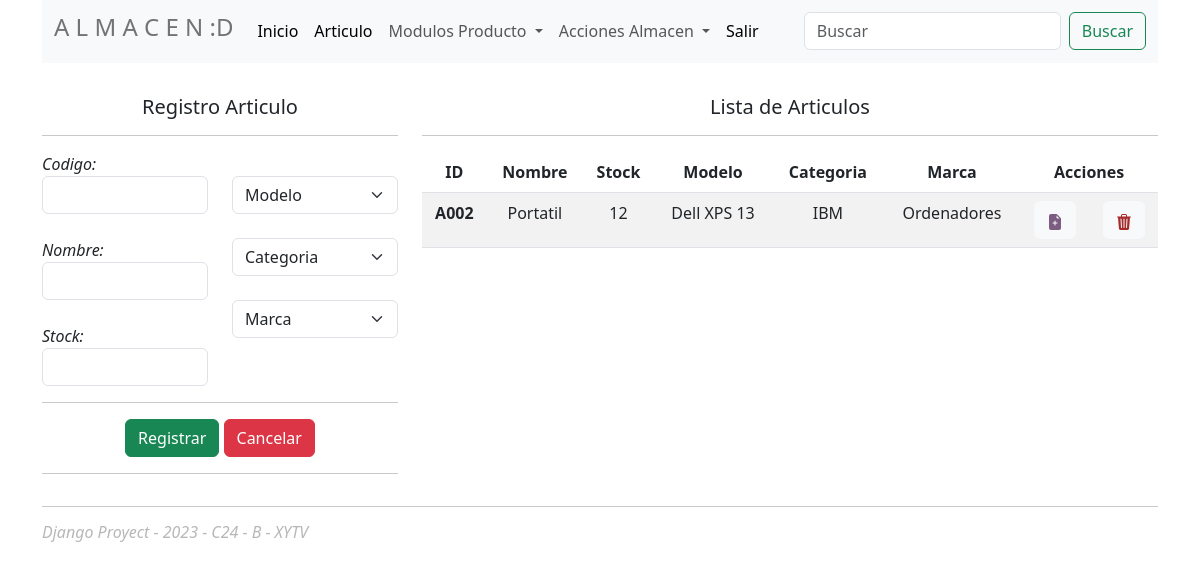
The app's page /articulo, older data.
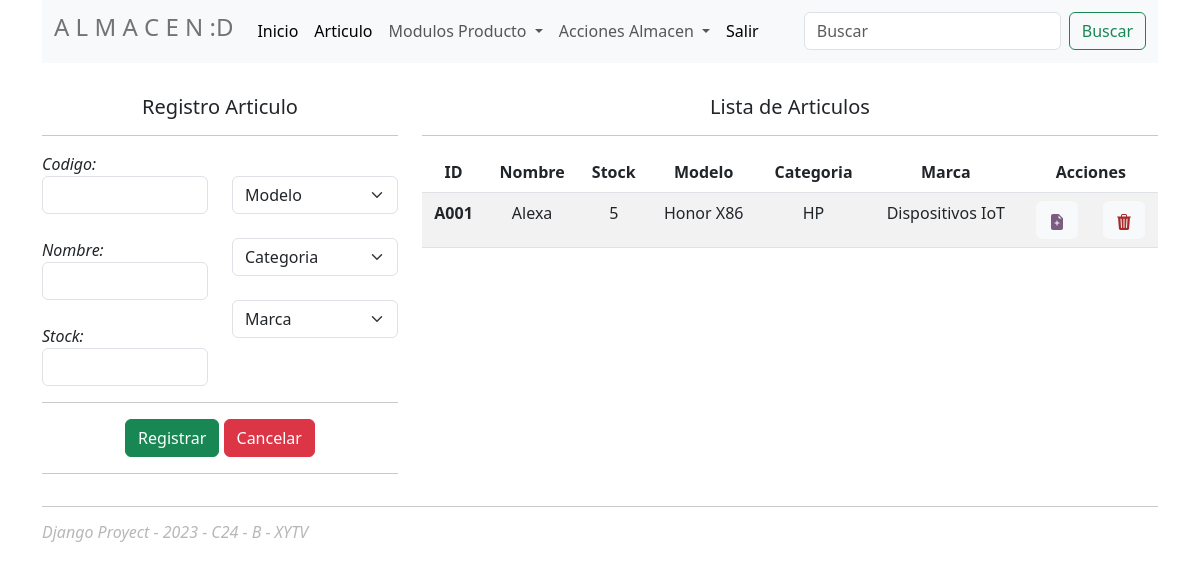
The same page, newer data.
### Almacen/models.py (models this page shows, shortened)
class Articulo(models.Model):
    codigo=models.CharField(primary_key=True, max_length=6)
    nombre=models.CharField(max_length=60)
    stock=models.IntegerField()
    codigo_Modelo = models.ForeignKey(Modelo, on_delete=models.CASCADE)
    codigo_Marca = models.ForeignKey(Marca, on_delete=models.CASCADE)
    codigo_Categoria=models.ForeignKey(Categoria, on_delete=models.CASCADE)

class Modelo(models.Model):
    codigo=models.CharField(primary_key=True, max_length=6)
    nombre=models.CharField(max_length=60)

class Marca(models.Model):
    codigo=models.CharField(primary_key=True, max_length=6)
    nombre=models.CharField(max_length=60)

class Categoria(models.Model):
    codigo=models.CharField(primary_key=True, max_length=6)
    nombre=models.CharField(max_length=60)
    descripcion=models.CharField(max_length=500)

### Almacen/views.py (the view)
# urls.py: path('articulo',views.articulo,name='articulo'),
def articulo(request):
    articulos = Articulo.objects.all()
    modelos = Modelo.objects.all()
    marcas = Marca.objects.all()
    categorias = Categoria.objects.all()
    context = {"articulos":articulos,"modelos":modelos,"marcas":marcas,"categorias":categorias}
    return render(request, template_gestion_articulo,context)

### Almacen/templates/articulo/GestionArticulo.html (shortened to what this page needs)
{% extends 'base/index.html' %}
{% block content %}
<div class="row pt-3">
    <div class="col-4 pt-3">
        <h5 class=" text-center">Registro Articulo</h5>
        <hr>
        <form action="/articulo/registrararticulo" method="post">
            <div class="row">
                <div class="col">
                    <div>
                        <label><em>Codigo:</em></label>
                        <input type="text" name="txtCodigo" class="form-control">
                    </div><br>
                    <div>
                        <label><em>Nombre:</em></label>
                        <input type="text" name="txtNombre" class="form-control">
                    </div><br>
                    <div>
                        <label><em>Stock:</em></label>
                        <input type="number" name="txtStock" class="form-control">
                    </div>
                </div>
                <div class="col">
                    <br>
                    <div>
                        <select class="form-select" aria-label="Default select example" name="txtModelo">
                            <option selected>Modelo</option>
                          </select>
                    </div><br>
                    <div>
                        <select class="form-select" aria-label="Default select example" name="txtCategoria">
                            <option selected>Categoria</option>
                          </select>
                    </div><br>
                    <div>
                        <select class="form-select" aria-label="Default select example" name="txtMarca">
                            <option selected>Marca</option>
                          </select>
                    </div>
                </div>
            </div>
            <hr>
            <div class="text-center d-grid gap-2 d-md-block">
                <button class="btn btn-success" type="submit">Registrar</button>
                <button class="btn btn-danger" type="reset">Cancelar</button>
            </div>
            <hr>
        </form>
    </div>
    <div class="col-8 pt-3 text-center">
        <h5>Lista de Articulos</h5>
        <hr>
        <table class="table table-striped table-hover">
            <thead>
                <tr>
                    <th scope="col">ID</th>
                    <th scope="col">Nombre</th>
                    <th scope="col">Stock</th>
                    <th scope="col">Modelo</th>
                    <th scope="col">Categoria</th>
                    <th scope="col">Marca</th>
                    <th scope="col" colspan="2">Acciones</th>
                </tr>
            </thead>
            <tbody>
                <tr>
                    {% for a in articulos %}
                    <th scope="row">{{a.codigo}}</th>
                    <td>{{a.nombre}}</td>
                    <td>{{a.stock}}</td>
                    <td>{{a.codigo_Modelo.nombre}}</td>
                    <td>{{a.codigo_Marca.nombre}}</td>
                    <td>{{a.codigo_Categoria.nombre}}</td>
                    <td>
                        <button type="button" class="btn btn-light">
                            <a class="editar" href="/articulo/edicionarticulo/{{a.codigo}}">
                            </a>
                        </button>
                    </td>
                    <td>
                        <button type="button" class="btn btn-light">
                            <a class="eliminar" href="/articulo/eliminararticulo/{{a.codigo}}">
                            </a>
                        </button>
                    </td>
                </tr>
                {% endfor %}
            </tbody>
        </table>
    </div>
</div>
{% endblock %}

Row changes from the older to the newer data that the page shows:
removed Articulo: codigo "A002", nombre "Portatil", stock "12", codigo_Modelo.nombre "Dell XPS 13", codigo_Marca.nombre "IBM", codigo_Categoria.nombre "Ordenadores"
added Articulo: codigo "A001", nombre "Alexa", stock "5", codigo_Modelo.nombre "Honor X86", codigo_Marca.nombre "HP", codigo_Categoria.nombre "Dispositivos IoT"
